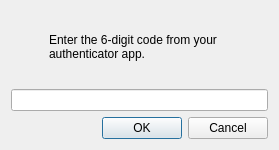
<?xml version="1.0" encoding="UTF-8"?>
<ui version="4.0">
 <class>TwoFactorCodeDialog</class>
 <widget class="QDialog" name="TwoFactorCodeDialog">
  <property name="geometry">
   <rect>
    <x>0</x>
    <y>0</y>
    <width>279</width>
    <height>150</height>
   </rect>
  </property>
  <property name="windowTitle">
   <string>Two-Factor Authentication</string>
  </property>
  <layout class="QVBoxLayout" name="verticalLayout">
   <item>
    <layout class="QHBoxLayout" name="horizontalLayout_header">
     <item>
      <widget class="QLabel" name="label_icon">
       <property name="sizePolicy">
        <sizepolicy hsizetype="Fixed" vsizetype="Fixed">
         <horstretch>0</horstretch>
         <verstretch>0</verstretch>
        </sizepolicy>
       </property>
       <property name="minimumSize">
        <size>
         <width>32</width>
         <height>32</height>
        </size>
       </property>
       <property name="maximumSize">
        <size>
         <width>32</width>
         <height>32</height>
        </size>
       </property>
       <property name="text">
        <string/>
       </property>
       <property name="scaledContents">
        <bool>true</bool>
       </property>
      </widget>
     </item>
     <item>
      <widget class="QLabel" name="label_prompt">
       <property name="text">
        <string>Enter the 6-digit code from your authenticator app.</string>
       </property>
       <property name="wordWrap">
        <bool>true</bool>
       </property>
      </widget>
     </item>
    </layout>
   </item>
   <item>
    <widget class="QLineEdit" name="edit_code">
     <property name="maxLength">
      <number>6</number>
     </property>
     <property name="alignment">
      <set>Qt::AlignmentFlag::AlignCenter</set>
     </property>
    </widget>
   </item>
   <item>
    <widget class="DialogButtonBox" name="buttonbox">
     <property name="standardButtons">
      <set>QDialogButtonBox::StandardButton::Cancel|QDialogButtonBox::StandardButton::Ok</set>
     </property>
    </widget>
   </item>
  </layout>
 </widget>
 <customwidgets>
  <customwidget>
   <class>DialogButtonBox</class>
   <extends>QDialogButtonBox</extends>
   <header>common/ui/dialog_button_box.h</header>
  </customwidget>
 </customwidgets>
 <resources/>
 <connections/>
</ui>
